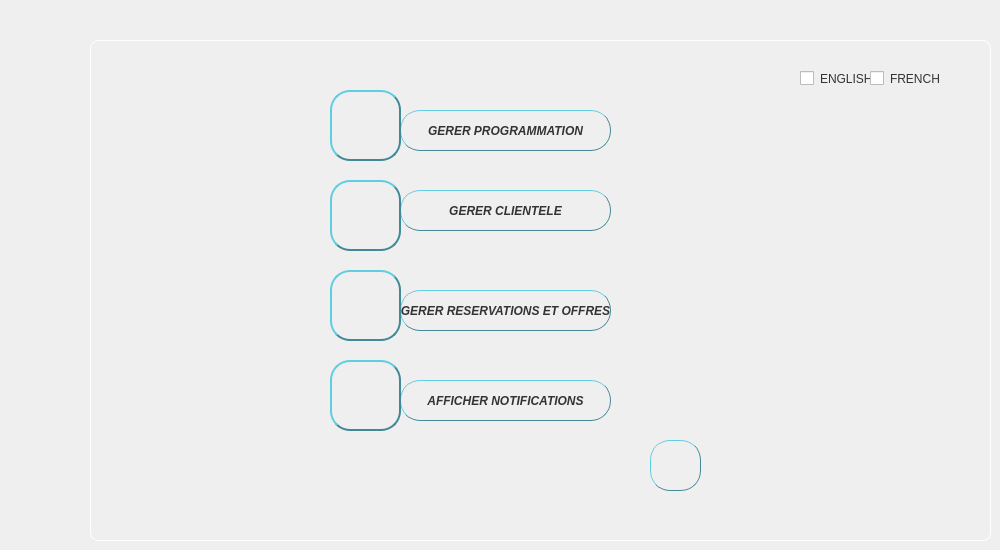
    <widget class="QWidget" name="page_4">
     <widget class="QPushButton" name="menuPROG2">
      <property name="geometry">
       <rect>
        <x>400</x>
        <y>110</y>
        <width>211</width>
        <height>41</height>
       </rect>
      </property>
      <property name="font">
       <font>
        <weight>75</weight>
        <italic>true</italic>
        <bold>true</bold>
       </font>
      </property>
      <property name="styleSheet">
       <string notr="true">QPushButton:pressed {
       background-color: qlineargradient(spread:pad, x1:0, y1:0, x2:0, y2:1,   stop:0 rgba(60, 186, 162, 255), stop:1 rgba(98, 211, 162, 255))
}
QPushButton:hover:!pressed{ color: #035381}

QPushButton:disabled {
       background-color: rgb(170, 170, 127)
}
QPushButton{
color: #333;
    border: 1px solid #418997;
    border-radius: 20px;
    border-style: outset;
    background: qradialgradient(
        cx: 0.3, cy: -0.4, fx: 0.3, fy: -0.4,
        radius: 1.35, stop: 0 #fff, stop: 1 #D0DDDF
        );
padding:1x;
 }</string>
      </property>
      <property name="text">
       <string>GERER PROGRAMMATION</string>
      </property>
     </widget>
     <widget class="QPushButton" name="menuCLIENT2">
      <property name="geometry">
       <rect>
        <x>400</x>
        <y>190</y>
        <width>211</width>
        <height>41</height>
       </rect>
      </property>
      <property name="font">
       <font>
        <weight>75</weight>
        <italic>true</italic>
        <bold>true</bold>
       </font>
      </property>
      <property name="styleSheet">
       <string notr="true">QPushButton:pressed {
       background-color: qlineargradient(spread:pad, x1:0, y1:0, x2:0, y2:1,   stop:0 rgba(60, 186, 162, 255), stop:1 rgba(98, 211, 162, 255))
}
QPushButton:hover:!pressed{ color: #035381}

QPushButton:disabled {
       background-color: rgb(170, 170, 127)
}
QPushButton{
color: #333;
    border: 1px solid #418997;
    border-radius: 20px;
    border-style: outset;
    background: qradialgradient(
        cx: 0.3, cy: -0.4, fx: 0.3, fy: -0.4,
        radius: 1.35, stop: 0 #fff, stop: 1 #D0DDDF
        );
padding:1x;
 }</string>
      </property>
      <property name="text">
       <string>GERER CLIENTELE</string>
      </property>
     </widget>
     <widget class="QPushButton" name="menuRES2">
      <property name="geometry">
       <rect>
        <x>400</x>
        <y>290</y>
        <width>211</width>
        <height>41</height>
       </rect>
      </property>
      <property name="font">
       <font>
        <weight>75</weight>
        <italic>true</italic>
        <bold>true</bold>
       </font>
      </property>
      <property name="styleSheet">
       <string notr="true">QPushButton:pressed {
       background-color: qlineargradient(spread:pad, x1:0, y1:0, x2:0, y2:1,   stop:0 rgba(60, 186, 162, 255), stop:1 rgba(98, 211, 162, 255))
}
QPushButton:hover:!pressed{ color: #035381}

QPushButton:disabled {
       background-color: rgb(170, 170, 127)
}
QPushButton{
color: #333;
    border: 1px solid #418997;
    border-radius: 20px;
    border-style: outset;
    background: qradialgradient(
        cx: 0.3, cy: -0.4, fx: 0.3, fy: -0.4,
        radius: 1.35, stop: 0 #fff, stop: 1 #D0DDDF
        );
padding:1x;
 }</string>
      </property>
      <property name="text">
       <string>GERER RESERVATIONS ET OFFRES</string>
      </property>
     </widget>
     <widget class="QPushButton" name="menuNOTIF2">
      <property name="geometry">
       <rect>
        <x>400</x>
        <y>380</y>
        <width>211</width>
        <height>41</height>
       </rect>
      </property>
      <property name="font">
       <font>
        <weight>75</weight>
        <italic>true</italic>
        <bold>true</bold>
       </font>
      </property>
      <property name="styleSheet">
       <string notr="true">QPushButton:pressed {
       background-color: qlineargradient(spread:pad, x1:0, y1:0, x2:0, y2:1,   stop:0 rgba(60, 186, 162, 255), stop:1 rgba(98, 211, 162, 255))
}
QPushButton:hover:!pressed{ color: #035381}

QPushButton:disabled {
       background-color: rgb(170, 170, 127)
}
QPushButton{
color: #333;
    border: 1px solid #418997;
    border-radius: 20px;
    border-style: outset;
    background: qradialgradient(
        cx: 0.3, cy: -0.4, fx: 0.3, fy: -0.4,
        radius: 1.35, stop: 0 #fff, stop: 1 #D0DDDF
        );
padding:1x;
 }</string>
      </property>
      <property name="text">
       <string>AFFICHER NOTIFICATIONS</string>
      </property>
     </widget>
     <widget class="QLabel" name="label_6">
      <property name="geometry">
       <rect>
        <x>90</x>
        <y>40</y>
        <width>901</width>
        <height>501</height>
       </rect>
      </property>
      <property name="styleSheet">
       <string notr="true">border: 1px solid white;
border-radius: 8px;
</string>
      </property>
      <property name="text">
       <string/>
      </property>
     </widget>
     <widget class="QPushButton" name="logout">
      <property name="geometry">
       <rect>
        <x>650</x>
        <y>440</y>
        <width>51</width>
        <height>51</height>
       </rect>
      </property>
      <property name="font">
       <font>
        <weight>75</weight>
        <italic>true</italic>
        <bold>true</bold>
       </font>
      </property>
      <property name="styleSheet">
       <string notr="true">QPushButton:pressed {
       background-color: qlineargradient(spread:pad, x1:0, y1:0, x2:0, y2:1,   stop:0 rgba(60, 186, 162, 255), stop:1 rgba(98, 211, 162, 255))
}
QPushButton:hover:!pressed{ color: #035381}

QPushButton:disabled {
       background-color: rgb(170, 170, 127)
}
QPushButton{
color: #333;
    border: 1px solid #418997;
    border-radius: 20px;
    border-style: outset;
    background: qradialgradient(
        cx: 0.3, cy: -0.4, fx: 0.3, fy: -0.4,
        radius: 1.35, stop: 0 #fff, stop: 1 #D0DDDF
        );
padding:1x;
 }</string>
      </property>
      <property name="text">
       <string/>
      </property>
      <property name="icon">
       <iconset resource="resource.qrc">
        <normaloff>:/rsc/img/logout.png</normaloff>:/rsc/img/logout.png</iconset>
      </property>
      <property name="iconSize">
       <size>
        <width>30</width>
        <height>30</height>
       </size>
      </property>
     </widget>
     <widget class="QCheckBox" name="checkBox_FRENCH">
      <property name="geometry">
       <rect>
        <x>870</x>
        <y>70</y>
        <width>70</width>
        <height>17</height>
       </rect>
      </property>
      <property name="styleSheet">
       <string notr="true">
color: #333;
    border-radius: 20px;
    border-style: outset;
    background: qradialgradient(
        cx: 0.3, cy: -0.4, fx: 0.3, fy: -0.4,
        radius: 1.35, stop: 0 #fff, stop: 1 #8EBCC6
        );
padding:1x;
 </string>
      </property>
      <property name="text">
       <string>FRENCH</string>
      </property>
     </widget>
     <widget class="QCheckBox" name="checkBox_ENGLISH">
      <property name="geometry">
       <rect>
        <x>800</x>
        <y>70</y>
        <width>70</width>
        <height>17</height>
       </rect>
      </property>
      <property name="styleSheet">
       <string notr="true">
color: #333;
    border-radius: 20px;
    border-style: outset;
    background: qradialgradient(
        cx: 0.3, cy: -0.4, fx: 0.3, fy: -0.4,
        radius: 1.35, stop: 0 #fff, stop: 1 #8EBCC6
        );
padding:1x;
 </string>
      </property>
      <property name="text">
       <string>ENGLISH</string>
      </property>
     </widget>
     <widget class="QToolButton" name="toolButton_2">
      <property name="geometry">
       <rect>
        <x>330</x>
        <y>90</y>
        <width>71</width>
        <height>71</height>
       </rect>
      </property>
      <property name="styleSheet">
       <string notr="true">color: #333;
    border: 2px solid #418997;
    border-radius: 20px;
    border-style: outset;
 background: qradialgradient(
        cx: 0.3, cy: -0.4, fx: 0.3, fy: -0.4,
        radius: 1.35, stop: 0 #fff, stop: 1 #93C1CA
        );
    padding: 5px;</string>
      </property>
      <property name="text">
       <string/>
      </property>
      <property name="icon">
       <iconset resource="resource.qrc">
        <normaloff>:/rsc/img/prog.png</normaloff>:/rsc/img/prog.png</iconset>
      </property>
      <property name="iconSize">
       <size>
        <width>128</width>
        <height>128</height>
       </size>
      </property>
     </widget>
     <widget class="QToolButton" name="toolButton_5">
      <property name="geometry">
       <rect>
        <x>330</x>
        <y>270</y>
        <width>71</width>
        <height>71</height>
       </rect>
      </property>
      <property name="styleSheet">
       <string notr="true">color: #333;
    border: 2px solid #418997;
    border-radius: 20px;
    border-style: outset;
    background: qradialgradient(
        cx: 0.3, cy: -0.4, fx: 0.3, fy: -0.4,
        radius: 1.35, stop: 0 #fff, stop: 1 #418997
        );
    padding: 5px;</string>
      </property>
      <property name="text">
       <string/>
      </property>
      <property name="icon">
       <iconset resource="resource.qrc">
        <normaloff>:/rsc/img/reserv.png</normaloff>:/rsc/img/reserv.png</iconset>
      </property>
      <property name="iconSize">
       <size>
        <width>128</width>
        <height>128</height>
       </size>
      </property>
     </widget>
     <widget class="QToolButton" name="toolButton_6">
      <property name="geometry">
       <rect>
        <x>330</x>
        <y>360</y>
        <width>71</width>
        <height>71</height>
       </rect>
      </property>
      <property name="styleSheet">
       <string notr="true">color: #333;
    border: 2px solid #418997;
    border-radius: 20px;
    border-style: outset;
    background: qradialgradient(
        cx: 0.3, cy: -0.4, fx: 0.3, fy: -0.4,
        radius: 1.35, stop: 0 #fff, stop: 1 #418997
        );
    padding: 5px;</string>
      </property>
      <property name="text">
       <string/>
      </property>
      <property name="icon">
       <iconset resource="resource.qrc">
        <normaloff>:/rsc/img/notif.png</normaloff>:/rsc/img/notif.png</iconset>
      </property>
      <property name="iconSize">
       <size>
        <width>128</width>
        <height>128</height>
       </size>
      </property>
     </widget>
     <widget class="QToolButton" name="toolButton_12">
      <property name="geometry">
       <rect>
        <x>330</x>
        <y>180</y>
        <width>71</width>
        <height>71</height>
       </rect>
      </property>
      <property name="styleSheet">
       <string notr="true">color: #333;
    border: 2px solid #418997;
    border-radius: 20px;
    border-style: outset;
    background: qradialgradient(
        cx: 0.3, cy: -0.4, fx: 0.3, fy: -0.4,
        radius: 1.35, stop: 0 #fff, stop: 1 #418997
        );
    padding: 5px;</string>
      </property>
      <property name="text">
       <string/>
      </property>
      <property name="icon">
       <iconset resource="resource.qrc">
        <normaloff>:/rsc/img/clientss.png</normaloff>:/rsc/img/clientss.png</iconset>
      </property>
      <property name="iconSize">
       <size>
        <width>128</width>
        <height>128</height>
       </size>
      </property>
     </widget>
     <zorder>label_6</zorder>
     <zorder>menuPROG2</zorder>
     <zorder>menuCLIENT2</zorder>
     <zorder>menuRES2</zorder>
     <zorder>menuNOTIF2</zorder>
     <zorder>logout</zorder>
     <zorder>checkBox_FRENCH</zorder>
     <zorder>checkBox_ENGLISH</zorder>
     <zorder>toolButton_2</zorder>
     <zorder>toolButton_5</zorder>
     <zorder>toolButton_6</zorder>
     <zorder>toolButton_12</zorder>
    </widget>
